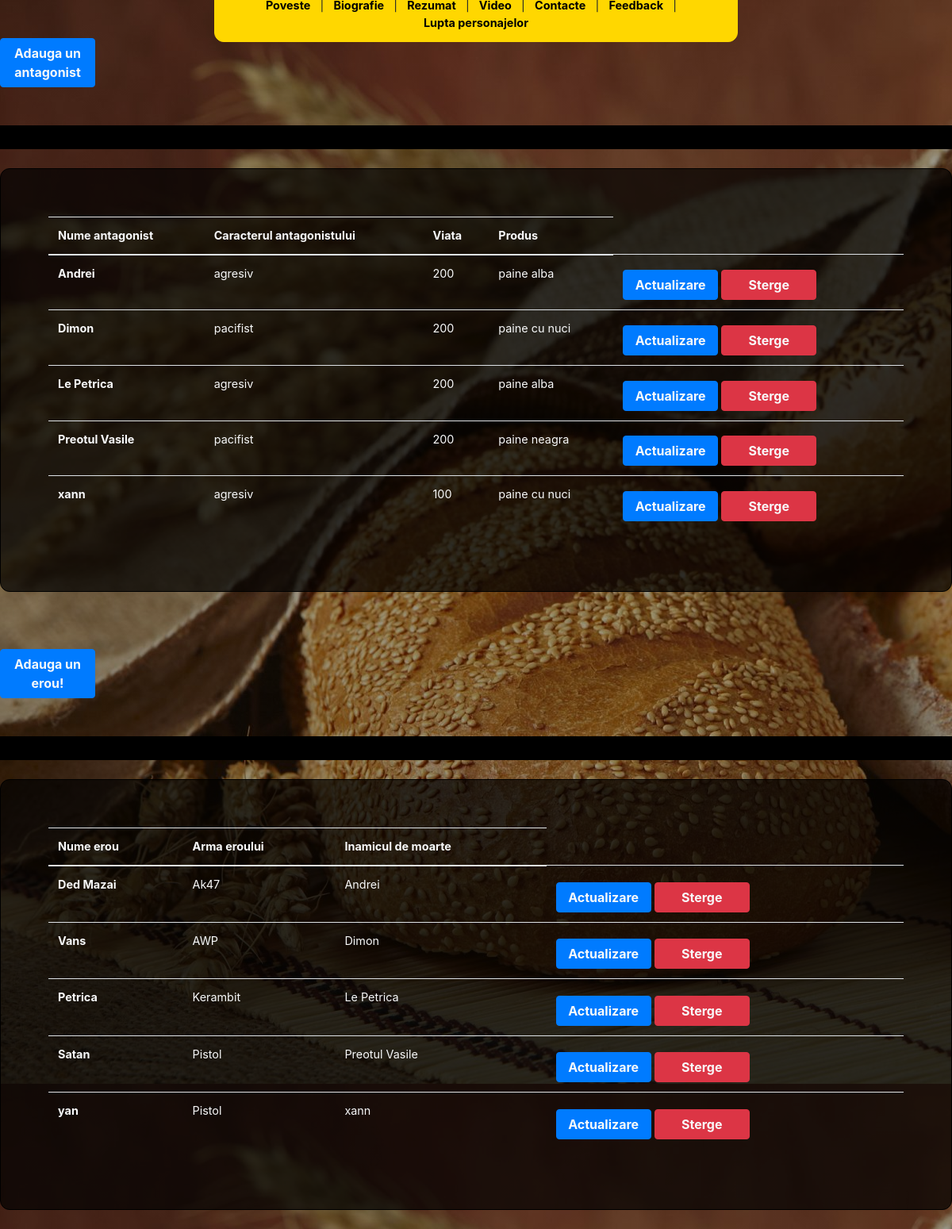
The page /crud/display.php on the database its author committed.
### tables this page shows
CREATE TABLE `atacator` (
  `id` int(11) NOT NULL,
  `nume` char(20) NOT NULL,
  `caracter` text NOT NULL,
  `viata` int(11) NOT NULL,
  `produs` char(20) NOT NULL
);

CREATE TABLE `personaj` (
  `id` int(11) NOT NULL,
  `nume` char(20) NOT NULL,
  `arma_id` char(20) NOT NULL,
  `atacator_id` char(20) NOT NULL
);

### crud/display.php (the view, shortened to what this page needs)
<?php
include 'connect.php';?>
<!DOCTYPE html>
<html lang="en">
<head>
    <link rel="stylesheet" href="https://stackpath.bootstrapcdn.com/bootstrap/4.3.1/css/bootstrap.min.css">
    <link rel="stylesheet" href="style.css">
</head>
<body>
    <div class="nav_div">
		<div class="nav">
      <a href="../index.html">Poveste</a>
			&nbsp;&nbsp;&nbsp;|&nbsp;&nbsp;&nbsp;
			<a href="../biografie.html">Biografie</a>
			&nbsp;&nbsp;&nbsp;|&nbsp;&nbsp;&nbsp;
			<a href="../rezumat.html">Rezumat</a>
			&nbsp;&nbsp;&nbsp;|&nbsp;&nbsp;&nbsp;
			<a href="../video.html">Video</a>
      &nbsp;&nbsp;&nbsp;|&nbsp;&nbsp;&nbsp;
      <a href="../contacte/contact.php">Contacte</a>
      &nbsp;&nbsp;&nbsp;|&nbsp;&nbsp;&nbsp;
      <a href="../feedback.html">Feedback</a>
      &nbsp;&nbsp;&nbsp;|&nbsp;&nbsp;&nbsp;
      <a href="display.php">Lupta personajelor</a>
		</div>
		</div>
<button class="btn btn-primary my-5"><a href="user.php" class="text-light">Adauga un antagonist</a>
</button>
<div style="border-top: 30px solid black"  >
        <div class="poveste">
            <div class="text">
<table class="table">
  <thead>
    <tr class="text-light">
      <th scope="col">Nume antagonist</th>
      <th scope="col">Caracterul antagonistului</th>
      <th scope="col">Viata</th>
      <th scope="col">Produs</th>
    </tr>
  </thead>
  <tbody>
    <?php
$sql="Select * from `atacator`";
$result=mysqli_query($con,$sql);
if($result){
    while($row=mysqli_fetch_assoc($result)){
      $id=$row['id'];
      $nume=$row['nume'];
      $caracter=$row['caracter'];
      $viata=$row['viata'];
      $produs=$row['produs'];
      echo '<tr class="text-light">
      <th scope="row">'.$nume.'</th>
      <td>'.$caracter.'</td>
      <td>'.$viata.'</td>
      <td>'.$produs.'</td>
      <td>
       <button class="btn btn-primary"><a href="update.php?updateid='.$id.' " class="text-light">Actualizare</a></button>
       <button class="btn btn-danger"><a href="delete.php?deleteid='.$id.' " class="text-light">Sterge</a></button>
      </td>
    </tr>';
    }
}
?>
  </tbody>
</table>
</div>
  </div>
    </div>
<button class="btn btn-primary my-5"><a href="../crud_eroi/user.php" class="text-light">Adauga un erou!</a>
</button>
<div style="border-top: 30px solid black"  >
        <div class="poveste">
            <div class="text">
<table class="table">
  <thead>
    <tr class="text-light">
      <th scope="col">Nume erou</th>
      <th scope="col">Arma eroului</th>
      <th scope="col">Inamicul de moarte</th>
    </tr>
  </thead>
  <tbody>
    <?php
$sql="Select * from `personaj`";
$result=mysqli_query($con,$sql);
if($result){
    while($row=mysqli_fetch_assoc($result)){
      $id=$row['id'];
      $nume=$row['nume'];
      $arma_id=$row['arma_id'];
      $atacator_id=$row['atacator_id'];
      echo '<tr class="text-light">
      <th scope="row">'.$nume.'</th>
      <td>'.$arma_id.'</td>
      <td>'.$atacator_id.'</td>
      <td>
       <button class="btn btn-primary"><a href="../crud_eroi/update.php?updateid='.$id.' " class="text-light">Actualizare</a></button>
       <button class="btn btn-danger"><a href="../crud_eroi/delete.php?deleteid='.$id.' " class="text-light">Sterge</a></button>
      </td>
    </tr>';
    }
}
?>
  </tbody>
</table>
</div>
  </div>
    </div>
</body>
</html>

### crud/style.css (style rules this page uses)
body { background-image: linear-gradient(rgba(0,0,0,0.4),rgba(0,0,0,0.4)),url(../img/paine.jpg); }
.nav_div { display: flex; justify-content: center; align-items: center; }
.nav { border: 1px solid gold; background-color: gold; padding: 1%; border-radius: 1vw; margin-top: 3%; width: 55vw; font-size: 1.2vw; height: auto; display: flex; justify-content: center; position: fixed; z-index: 1; }
a { text-decoration: none; color: black; font-weight: bold; }
.poveste { display: flex; justify-content: center; align-items: center; }
.text { width: 100vw; height: auto; padding: 5%; background-color: black; border: 1px solid black; color: white; border-radius: 1vw; margin-top: 2%; background: rgba(0, 0, 0, 0.7); font-size: 1.2vw; margin-bottom: 2%; }
button { display: block; margin: 0 auto; color: darkred; transition-duration: 1s; cursor: pointer; text-decoration: none; color: black; font-weight: bold; border: 1px solid gold; background-color: gold; padding: 1%; border-radius: 1vw; margin-top: 2%; width: 10vw; font-size: 1.2vw; height: auto; }

### rows shown on the page
atacator: nume "Andrei", caracter "agresiv", viata "200", produs "paine alba"
atacator: nume "Dimon", caracter "pacifist", viata "200", produs "paine cu nuci"
atacator: nume "Le Petrica", caracter "agresiv", viata "200", produs "paine alba"
atacator: nume "Preotul Vasile", caracter "pacifist", viata "200", produs "paine neagra"
atacator: nume "xann", caracter "agresiv", viata "100", produs "paine cu nuci"
personaj: nume "Ded Mazai", arma "Ak47", atacator "Andrei"
personaj: nume "Vans", arma "AWP", atacator "Dimon"
personaj: nume "Petrica", arma "Kerambit", atacator "Le Petrica"
personaj: nume "Satan", arma "Pistol", atacator "Preotul Vasile"
personaj: nume "yan", arma "Pistol", atacator "xann"
